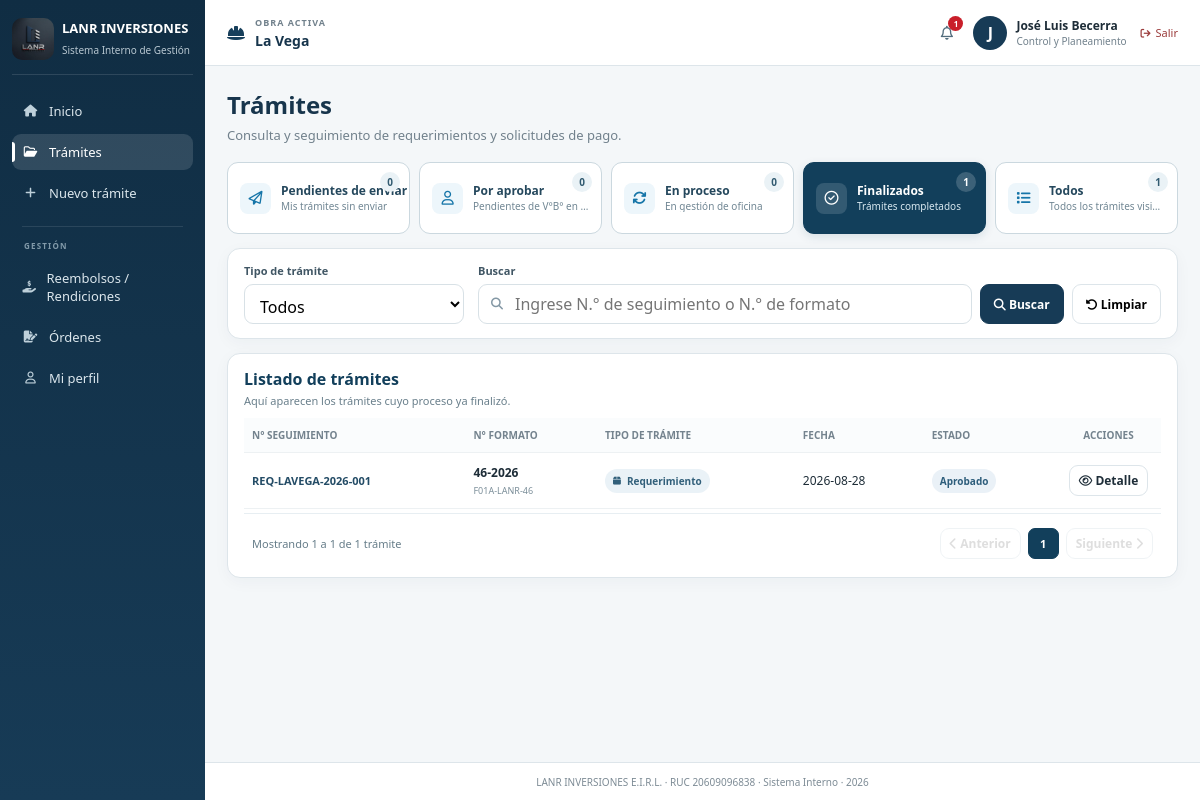
Page /requests (signed in) on the committed database.
### tables this page shows
CREATE TABLE obras(
        id INTEGER PRIMARY KEY,
        nombre TEXT NOT NULL,
        codigo TEXT UNIQUE NOT NULL,
        proyecto TEXT,
        ubicacion TEXT,
        active INTEGER DEFAULT 1,
        created_at TEXT,
        updated_at TEXT
    );

CREATE TABLE users(
        id INTEGER PRIMARY KEY,
        full_name TEXT,
        username TEXT UNIQUE COLLATE NOCASE,
        password_hash TEXT,
        role TEXT,
        email TEXT,
        phone TEXT,
        profile_photo TEXT,
        must_change INTEGER DEFAULT 0,
        active INTEGER DEFAULT 1,
        created_at TEXT,
        updated_at TEXT,
        last_login TEXT
    );

CREATE TABLE tramites(
        id INTEGER PRIMARY KEY,
        obra_id INTEGER,
        tracking TEXT UNIQUE,
        tipo TEXT,
        subtipo TEXT,
        numero TEXT,
        fecha TEXT,
        proyecto TEXT,
        lugar TEXT,
        beneficiario TEXT,

        dni_ruc TEXT,
        modalidad_pago TEXT,
        responsable TEXT,
        tipo_comprobante TEXT,
        banco TEXT,
        nro_comprobante TEXT,
        cuenta_cci TEXT,
        abono REAL,
        observaciones TEXT,

        prioridad TEXT DEFAULT 'Normal',
        fecha_requerida TEXT,

        estado TEXT,
        formato TEXT,
        creador INTEGER,
        creado TEXT
    , celular TEXT, moneda TEXT DEFAULT 'PEN', fecha_limite_pago TEXT, amortizacion REAL DEFAULT 0, saldo_pendiente REAL DEFAULT 0);

### app.py (the view)
@app.route('/requests')
@login_required
def requests():
    u = user()
    obra = active_project()
    if not obra:
        flash('No tienes una obra activa asignada.', 'danger')
        return redirect(url_for('home'))
    c = db()
    ts = c.execute(
        '''
        SELECT t.*, creador.full_name AS creador_nombre
        FROM tramites t
        JOIN users creador ON creador.id=t.creador
        WHERE t.obra_id=?
        ORDER BY t.id DESC
        ''',
        (obra['id'],)
    ).fetchall()
    ts = [t for t in ts if _can_user_view_tramite(c, t, u)]
    c.close()
    return render_template('requests.html', user=u, requests=ts)

### app.py (called while the page is built, shortened)
@app.after_request
def add_no_cache_headers(response):
    if request.path.startswith('/static/'):
        response.headers['Cache-Control'] = 'no-store, no-cache, must-revalidate, max-age=0'
        response.headers['Pragma'] = 'no-cache'
        response.headers['Expires'] = '0'
    return response

def db():
    c = sqlite3.connect(DB)
    c.row_factory = sqlite3.Row
    return c

@app.context_processor
def project_context():
    if 'uid' not in session:
        return {
            'active_project': None,
            'available_projects': []
        }
    c = db()
    available_projects = c.execute(
        '''
        SELECT o.*
        FROM obras o

        JOIN usuario_obra uo
            ON uo.obra_id = o.id

        WHERE uo.usuario_id=?
        AND o.active=1
        AND uo.active=1

        ORDER BY o.nombre
        ''',
        (session['uid'],)
    ).fetchall()
    c.close()
    return {
        'active_project': active_project(),
        'available_projects': available_projects
    }

def user():
    if 'uid' not in session:
        return None
    c = db()
    u = c.execute('select * from users where id=?',
                  (session['uid'],)).fetchone()
    c.close()
    return u

def login_required(fn):
    from functools import wraps
    @wraps(fn)
    def w(*a, **k):
        if 'uid' not in session:
            return redirect(
                url_for('login')
            )
        c = db()
        account = c.execute(
            '''
            SELECT active
            FROM users
            WHERE id=?
            ''',
            (session['uid'],)
        ).fetchone()
        c.close()
        return fn(*a, **k)
    return w

def _can_user_view_tramite(c, t, u):
    if t['estado'] == 'Pendiente de mi revisión':
        return t['creador'] == u['id']
    return True

### templates/requests.html (shortened to what this page needs)
{% extends 'base.html' %}
{% block body_class %}page-requests{% endblock %}
{% block content %}
<div class="pagehead"><div><h1>Trámites</h1><p>Consulta y seguimiento de requerimientos y solicitudes de pago.</p></div></div>
<div class="tramite-status-tabs" id="tramiteStatusTabs" aria-label="Estado de los trámites">
 <button type="button" class="tramite-status-tab active" data-flujo="pendientes">
  <i class="fa-regular fa-paper-plane"></i><span class="tramite-tab-text"><strong>Pendientes de enviar</strong><small>Mis trámites sin enviar</small></span><span class="tramite-tab-count" id="countPendientes">0</span>
 </button>
 <button type="button" class="tramite-status-tab" data-flujo="aprobar">
  <i class="fa-regular fa-user"></i><span class="tramite-tab-text"><strong>Por aprobar</strong><small>Pendientes de V°B° en obra</small></span><span class="tramite-tab-count" id="countAprobar">0</span>
 </button>
 <button type="button" class="tramite-status-tab" data-flujo="proceso">
  <i class="fa-solid fa-arrows-rotate"></i><span class="tramite-tab-text"><strong>En proceso</strong><small>En gestión de oficina</small></span><span class="tramite-tab-count" id="countProceso">0</span>
 </button>
 <button type="button" class="tramite-status-tab" data-flujo="finalizados">
  <i class="fa-regular fa-circle-check"></i><span class="tramite-tab-text"><strong>Finalizados</strong><small>Trámites completados</small></span><span class="tramite-tab-count" id="countFinalizados">0</span>
 </button>
 <button type="button" class="tramite-status-tab" data-flujo="todos">
  <i class="fa-solid fa-list"></i><span class="tramite-tab-text"><strong>Todos</strong><small>Todos los trámites visibles</small></span><span class="tramite-tab-count" id="countTodos">0</span>
 </button>
</div>
<div class="card tramite-search-card">
 <div class="tramite-search-grid-v2">
  <div class="field"><label for="tramiteTipoV2">Tipo de trámite</label><select id="tramiteTipoV2"><option value="">Todos</option><option value="REQ">Requerimiento</option><option value="SP">Solicitud de pago</option></select></div>
  <div class="field search-main-field"><label for="requestSearchV2">Buscar</label><div class="request-search-row"><div class="search-input-wrapper request-search-input-grow"><input id="requestSearchV2" type="text" inputmode="numeric" pattern="[0-9]*" placeholder="Ingrese N.° de seguimiento o N.° de formato" autocomplete="off"></div><button type="button" class="btn primary" id="btnBuscarTramite"><i class="fa-solid fa-magnifying-glass"></i> Buscar</button><button type="button" class="btn" id="btnLimpiarTramite"><i class="fa-solid fa-rotate-left"></i> Limpiar</button></div><small id="searchHelp" class="muted"></small></div>
 </div>
</div>
<div class="card tramite-list-card">
 <div class="tramite-list-head"><div><h3>Listado de trámites</h3><p id="tramiteTabNote">Aquí aparecen los trámites que creó y todavía no ha enviado.</p></div></div>
 <div class="tablewrap"><table class="tramites-unified-table">
<thead><tr><th>N° seguimiento</th><th>N° formato</th><th>Tipo de trámite</th><th>Fecha</th><th>Estado</th><th>Acciones</th></tr></thead>
<tbody id="requestsBody">
{% for t in requests %}
{% set estados_finales = ['Finalizada','Cerrado','Regularizado','Anulada','Anulado','Atendido','Aprobada','Aprobado'] %}
{% if t.estado == 'Pendiente de mi revisión' %}{% set flujo = 'pendientes' %}{% elif t.estado == 'Pendiente de aprobación' %}{% set flujo = 'aprobar' %}{% elif t.estado in estados_finales %}{% set flujo = 'finalizados' %}{% else %}{% set flujo = 'proceso' %}{% endif %}
<tr class="tramite-row" data-flujo="{{ flujo }}" data-tipo="{{ t.tipo }}" data-seguimiento="{{ (t.tracking or '')|lower }}" data-numero="{{ (t.numero or '')|string|lower }}" data-formato="{{ (t.formato or '')|lower }}">
<td><strong class="tracking-code">{{ t.tracking }}</strong></td>
<td class="request-code-cell"><strong>{{ t.numero }}</strong>{% if t.formato %}<small>{{ t.formato }}</small>{% endif %}</td>
<td>{% if t.tipo=='REQ' %}<span class="type-pill req"><i class="fa-solid fa-box"></i> Requerimiento</span>{% elif t.tipo=='SP' %}<span class="type-pill sp"><i class="fa-solid fa-money-bill-wave"></i> Solicitud de pago</span>{% else %}{{ t.tipo }}{% endif %}</td>
<td>{{ t.fecha }}</td>
<td><span class="pill">{% if t.estado == 'Pendiente de mi revisión' %}Pendiente de mi revisión{% elif t.estado == 'Pendiente de aprobación' %}Pendiente de V°B°{% else %}{{ t.estado }}{% endif %}</span></td>
<td><div class="request-actions"><a class="btn small" href="{{ url_for('request_detail',tid=t.id) }}"><i class="fa-regular fa-eye"></i> Detalle</a></div></td>
</tr>
{% endfor %}
</tbody></table></div>
 <div class="tramite-pagination" id="tramitePagination" hidden>
  <div class="tramite-pagination-info" id="tramitePaginationInfo"></div>
  <div class="tramite-pagination-controls">
   <button type="button" class="btn small" id="tramitePrevPage"><i class="fa-solid fa-chevron-left"></i> Anterior</button>
   <div class="tramite-page-numbers" id="tramitePageNumbers"></div>
   <button type="button" class="btn small" id="tramiteNextPage">Siguiente <i class="fa-solid fa-chevron-right"></i></button>
  </div>
 </div>
</div>
{% endblock %}

### templates/base.html (shortened to what this page needs)
<!doctype html>
<html lang="es">
  <head>
    <link
      rel="stylesheet"
      href='{{ url_for("static", filename="css/styles.css") }}'
    />
    <link
      rel="stylesheet"
      href="https://cdnjs.cloudflare.com/ajax/libs/font-awesome/6.5.2/css/all.min.css"
    />
  </head>
  <body class="{% block body_class %}{% endblock %}">
    {% if user %}
    <div class="app">
      <aside class="sidebar" id="sidebar">
        <div class="brand">
          <img
            src='{{ url_for("static", filename="logo-lanr.jpeg") }}'
            alt="LANR Inversiones"
          />
          <div>
            <strong>LANR INVERSIONES</strong>
            <span>Sistema Interno de Gestión</span>
          </div>
        </div>
        <nav>
          <a
            href='{{ url_for("home") }}'
            class="{% if request.endpoint == 'home' %}active{% endif %}"
          >
            <i class="fa-solid fa-house"></i>
            <span>Inicio</span>
          </a>
          <a
            href='{{ url_for("requests") }}'
            class="{% if request.endpoint in ['requests', 'request_detail'] %}active{% endif %}"
          >
            <i class="fa-regular fa-folder-open"></i>
            <span>Trámites</span>
          </a>
          {% if user.role in ['Gerencia de Obra', 'Control y Planeamiento', 'Administración', 'Logística', 'Tesorería', 'Contabilidad', 'Sistemas'] %}
          <a
            href='{{ url_for("new_request") }}'
            class="{% if request.endpoint in ['new_request', 'new_requirement', 'new_payment_request', 'create_requirement', 'create_payment_request'] %}active{% endif %}"
          >
            <i class="fa-solid fa-plus"></i>
            <span>Nuevo trámite</span>
          </a>
          {% endif %}
          <div class="nav-divider"></div>
          <span class="nav-section">GESTIÓN</span>
          <a href='{{ url_for("reimbursements") }}' class="{% if request.endpoint in ['reimbursements','new_reimbursement'] %}active{% endif %}">
            <i class="fa-solid fa-hand-holding-dollar"></i><span>Reembolsos / Rendiciones</span>
          </a>
          <a href='{{ url_for("orders") }}' class="{% if request.endpoint in ['orders','new_order'] %}active{% endif %}">
            <i class="fa-solid fa-file-signature"></i><span>Órdenes</span>
          </a>
          <a
            href='{{ url_for("profile") }}'
            class="{% if request.endpoint == 'profile' %}active{% endif %}"
          >
            <i class="fa-regular fa-user"></i>
            <span>Mi perfil</span>
          </a>
        </nav>
      </aside>
      <main>
        <header>
          <div class="work project-selector">
            {% if active_project %} {% if available_projects|length > 1 %}
            <div class="project-selector-main">
              <i class="fa-solid fa-helmet-safety"></i>
              <div>
                <span class="project-selector-label"> OBRA ACTIVA </span>
                <select
                  class="project-select"
                  onchange="
                    if (this.value) {
                      document
                        .getElementById('project-form-' + this.value)
                        .submit();
                    }
                  "
                  aria-label="Seleccionar obra"
                >
                  {% for project in available_projects %}
                  <option
                    value="{{ project.id }}"
                    {% if project.id == active_project.id %}selected{% endif %}
                  >
                    {{ project.nombre }}
                  </option>
                  {% endfor %}
                </select>
              </div>
            </div>
            {% for project in available_projects %}
            <form
              id="project-form-{{ project.id }}"
              method="post"
              action="{{ url_for('select_project', obra_id=project.id) }}"
              class="project-hidden-form"
            ></form>
            {% endfor %} {% else %}
            <div class="project-selector-main">
              <i class="fa-solid fa-helmet-safety"></i>
              <div>
                <span class="project-selector-label"> OBRA ACTIVA </span>
                <strong class="project-single-name">
                  {{ active_project.nombre }}
                </strong>
              </div>
            </div>
            {% endif %} {% endif %}
          </div>
          <div class="who">
            <div class="notification-wrapper">
              <button
                type="button"
                class="notification-button"
                title="Notificaciones"
                onclick="toggleNotifications()"
              >
                <i class="fa-regular fa-bell"></i>
                {% if notificaciones_no_leidas > 0 %}
                <span class="notification-count">
                  {{ notificaciones_no_leidas }}
                </span>
                {% endif %}
              </button>
            </div>
            <div class="avatar">
              {% if user.profile_photo %}
              <img
                src="{{ url_for(
      'static',
      filename='profile_photos/' ~ user.profile_photo
    ) }}"
                alt="Foto de {{ user.full_name }}"
              />
              {% else %}
              <span> {{ user.full_name[0]|upper }} </span>
              {% endif %}
            </div>
            <div class="user-data">
              <strong>{{ user.full_name }}</strong>
              <small>{{ user.role }}</small>
            </div>
            <a
              href='{{ url_for("logout") }}'
              class="logout-link"
              title="Cerrar sesión"
            >
              <i class="fa-solid fa-arrow-right-from-bracket"></i>
              <span>Salir</span>
            </a>
          </div>
        </header>
        <section class="content">
           {% block content %} {% endblock %}
        </section>
        <footer>
          LANR INVERSIONES E.I.R.L. · RUC 20609096838 · Sistema Interno · 2026
        </footer>
      </main>
    </div>
    {% else %} {% block guest %} {% endblock %} {% endif %}
  </body>
</html>

### rows in the picture
obras: nombre "La Vega"
users: full_name "J", full_name "José Luis Becerra", role "Control y Planeamiento"
tramites: tracking "REQ-LAVEGA-2026-001", numero "46-2026", formato "F01A-LANR-46", tipo "REQ" (drawn), fecha "2026-08-28", estado "Aprobado"

### other values in the picture
{{ notificaciones_no_leidas }} "1"
